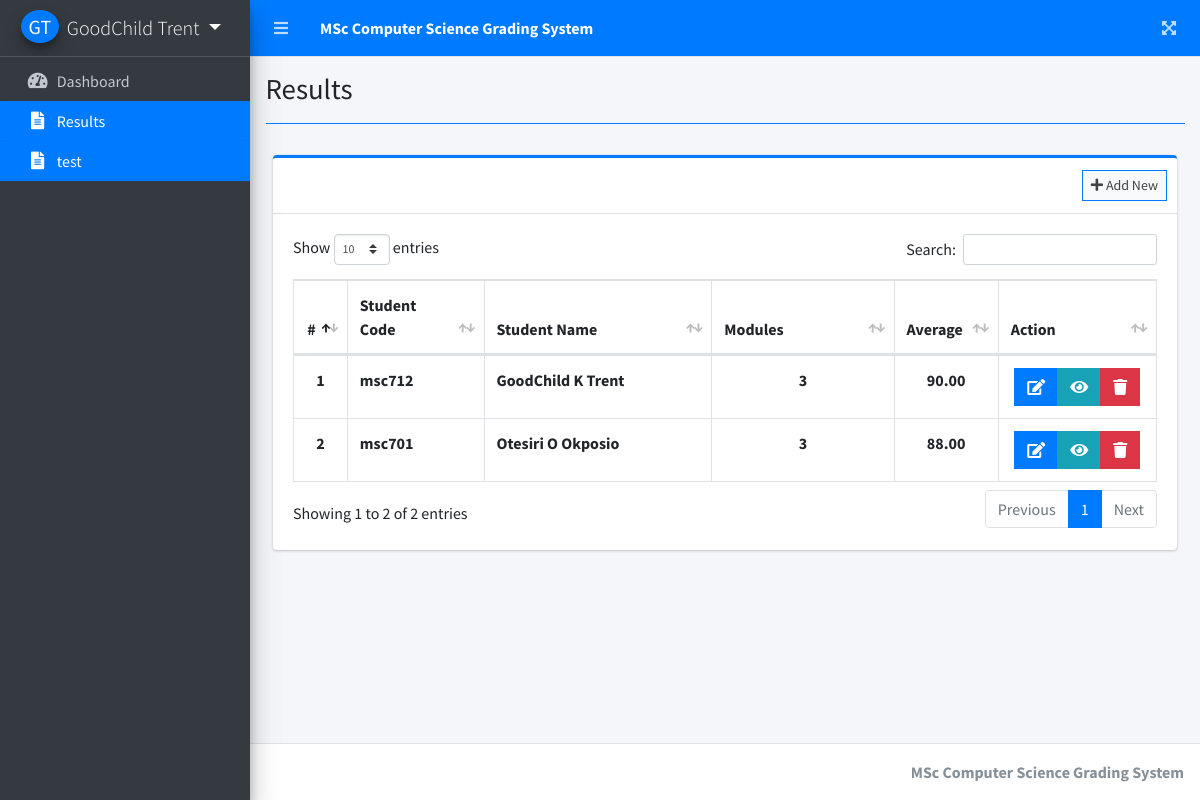
The page /index.php?page=results (signed in) on the database its author committed.
### tables this page shows
CREATE TABLE `results` (
  `id` int(30) NOT NULL,
  `student_id` int(30) NOT NULL,
  `marks` decimal(20,2) NOT NULL,
  `date_created` datetime NOT NULL DEFAULT current_timestamp()
);

CREATE TABLE `students` (
  `id` int(30) NOT NULL,
  `user_id` int(30) NOT NULL,
  `student_code` varchar(50) NOT NULL,
  `firstname` varchar(200) NOT NULL,
  `middlename` varchar(200) NOT NULL,
  `lastname` varchar(200) NOT NULL,
  `date_created` datetime NOT NULL DEFAULT current_timestamp()
);

### results.php (the view, shortened to what this page needs)
<?php include'db_connect.php' ?>
<div class="col-lg-12">
	<div class="card card-outline card-primary">
		<?php	if(!isset($_SESSION['rs_id'])): ?>
		<div class="card-header">
			<div class="card-tools">
				<a class="btn btn-block btn-sm btn-default btn-flat border-primary" href="./index.php?page=new_result"><i class="fa fa-plus"></i> Add New</a>
			</div>
		</div>
	<?php endif; ?>
		<div class="card-body">
			<table class="table tabe-hover table-bordered" id="list">
				<colgroup>
				<col width="5%">
					<col width="15%">
					<col width="25%">
					<col width="20%">
					<col width="10%">
					<col width="15%">
				</colgroup>
				<thead>
					<tr>
						<th class="text-center">#</th>
						<th>Student Code</th>
						<th>Student Name</th>
						<th>Modules</th>
						<th>Average</th>
						<th>Action</th>
					</tr>
				</thead>
				<tbody>
					<?php
					$i = 1;
					$where = "";
					$qry = $conn->query("SELECT r.*,concat(s.firstname,' ',s.middlename,' ',s.lastname) as name,s.student_code FROM results r  inner join students s on s.id = r.student_id $where order by unix_timestamp(r.date_created) desc ");
					while($row= $qry->fetch_assoc()):
						$modules = $conn->query("SELECT * FROM result_items where result_id =".$row['id'])->num_rows;
					?>
					<tr>
						<th class="text-center"><?php echo $i++ ?></th>
						<td><b><?php echo $row['student_code'] ?></b></td>
						<td><b><?php echo ucwords($row['name']) ?></b></td>
						<td class="text-center"><b><?php echo $modules ?></b></td>
						<td class="text-center"><b><?php echo $row['marks'] ?></b></td>
						<td class="text-center">
							<?php if(isset($_SESSION['login_id'])): ?>
		                    <div class="btn-group">
		                        <a href="./index.php?page=edit_result&id=<?php echo $row['id'] ?>" class="btn btn-primary btn-flat">
		                          <i class="fas fa-edit"></i>
		                        </a>
		                         <button data-id="<?php echo $row['id'] ?>" type="button" class="btn btn-info btn-flat view_result">
		                          <i class="fas fa-eye"></i>
		                        </button>
		                        <button type="button" class="btn btn-danger btn-flat delete_result" data-id="<?php echo $row['id'] ?>">
		                          <i class="fas fa-trash"></i>
		                        </button>
	                      </div>
	                      <?php endif; ?>
						</td>
					</tr>
				<?php endwhile; ?>
				</tbody>
			</table>
		</div>
	</div>
</div>

### rows shown on the page
results: student.student_code "msc712", name "GoodChild K Trent", modules "3", marks "90.00"
results: student.student_code "msc701", name "Otesiri O Okposio", modules "3", marks "88.00"

### other values the page prints
$_SESSION['system']['name'] "MSc Computer Science Grading System"
$_SESSION['login_firstname'].' '.$_SESSION['login_lastname'] "GoodChild Trent"
$title "Results"
